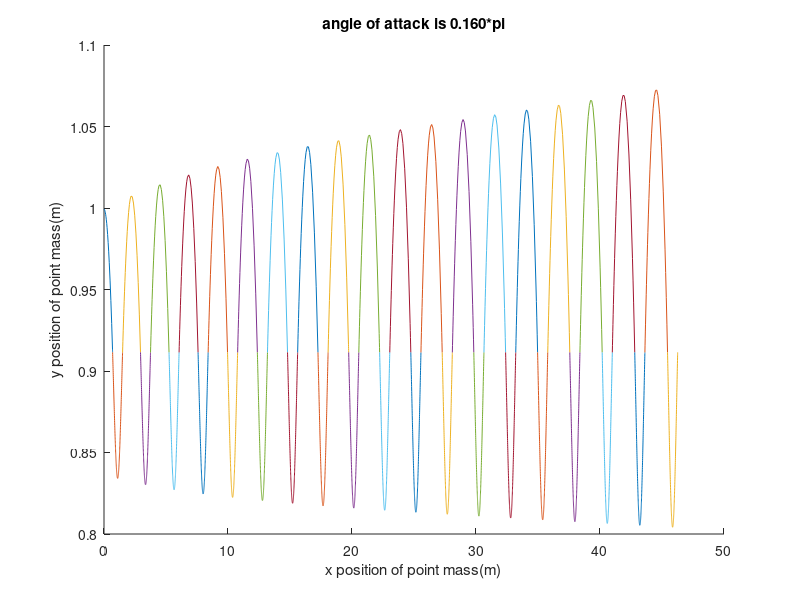

Source code (MATLAB):
function Data=insame_coordinate_xy(~,~)
%%
g=9.8;                         %gravity acceleration
k=20000;                       %spring constant
m=80;                          %mass
r_0=1;                         %rest length of leg
angle_of_attack=0.135*pi;%angle the model hold at beginning
% (x,y) is the position of point mass.
% 'r' is the length of leg and 'theta' is the angle formed by vertical line and the leg.

initial_x=0;                   %initial position along x
initial_y=0.999255;                   %initial position along y
initial_xdot=5.177697;                %initial horizontal speed
initial_ydot=0;                %initial vertical speed


p_0=[initial_x   initial_y   initial_xdot   initial_ydot]; 

%define events to break or continue the phase
options_stance = odeset('RelTol',1e-10,'AbsTol',1e-9,'Events', @end_stance); 
options_flight = odeset('RelTol',1e-10,'AbsTol',1e-9,'Events', @end_flight);

%give time span
time=1000;
figure
hold on
%%
%%If first event(touchdown) of flight occurs,use ODE45 and update states and time,then discuss the events of stance.If second event(fall down) of flight occurs, break and end. 
%%If first event(liftoff) of stance occurs,use ODE45 and update states and time.If second event of stance occurs,break and end.
for i=1:500
    [t,p,~,~,events_flight] =ode45(@flight_motion, [0,time] ,  p_0 , options_flight);
	Data(2*i-1).p=[p(:,1),p(:,2),p(:,3), p(:,4)]; %p(:,1) means first column
    time=time-t(end);
    p_0=p(end,:);
    x_toe=p(end,1)+ r_0*sin(angle_of_attack);
    if events_flight == 2
        break
    end
    if events_flight==1
      
	   [t,p,~,~,events_stance] = ode45(@stance_motion, [0,time], p_0 , options_stance);
    if events_stance == 2
        break
    end
	      Data(2*i).p=[p(:,1),p(:,2),p(:,3), p(:,4)];
		  time=time-t(end); 
          p_0=p(end,:);
    end    
    plot(Data(i).p(:,1),Data(i).p(:,2));
    xlabel('x position of point mass(m)');
    ylabel('y position of point mass(m)');
    title('angle of attack is 0.160*pi' );
    %legend('flight phase','stance phase','flight phase','stance phase','flight phase','...');
end

%%
function dpdt=flight_motion(~,p)
%p=[x;y;xdot;ydot]
%dpdt=[xdot;ydot;xddot;yddot]
dpdt_1=p(3);
dpdt_2=p(4);
dpdt_3=0;
dpdt_4=-g;

dpdt=[dpdt_1; dpdt_2; dpdt_3; dpdt_4];
end
       
function dpdt=stance_motion(~,p)
%p=[x;y;xdot;ydot]
%dpdt=[xdot;ydot;xddot;yddot]
x_toe=p_0(1)+ r_0*sin(angle_of_attack);
r=sqrt((x_toe-p(1))^2+p(2)^2);
theta=asin((x_toe-p(1))/r);
dpdt_1=p(3);
dpdt_2=p(4);
dpdt_3=(k/m)*(r-r_0)*sin(theta);
dpdt_4=-g-(k/m)*(r-r_0)*cos(theta);

dpdt=[dpdt_1;dpdt_2;dpdt_3;dpdt_4];

end
%%
%%Explain following functions:
%%1.value(i) is a mathematical expression describing the ith event. An event occurs when value(i) is equal to zero. 
%%2.isterminal(i) = 1 if the integration is to terminate when the ith event occurs. Otherwise, it is 0.
%%3.direction(i) = 0 if all zeros are to be located (the default). A value of +1 locates only zeros where the event function is increasing, and -1 locates only zeros where the event function is decreasing. Specify direction = [] to use the default value of 0 for all events.

%%flight phase end(including several events,like touchdown,fall down)
function [value,isterminal,direction] = end_flight(~,p)
	%%Event 1 touchdown condition: 'y_touchdown' - 'r_0*cos(angle_of_attack)' =0;
    %%Event 2 fall down(point mass touch ground)
		value = [p(2)-r_0*cos(angle_of_attack),p(2)];
		isterminal = [ 1, 1];
		direction =  [-1,-1];
end

%%Stance phase end(including several events, like takeoff , falldown , )
function [value,isterminal,direction] = end_stance(~,p)
    %%Event 1(a) takeoff condition_1 : 'r_liftoff' - 'r_0'=0;
    %%Event 1(b) takeoff condition_2 : 'rdot_touchdown' + rdot_takeoff=0;
    %%Event 3 point mass touch ground
	%                                                                            Wrong!!!! 
    value = [p(2)-r_0*cos(angle_of_attack),...
           p(2)];
		isterminal = [1,1];
		direction = [1,-1];
end

end